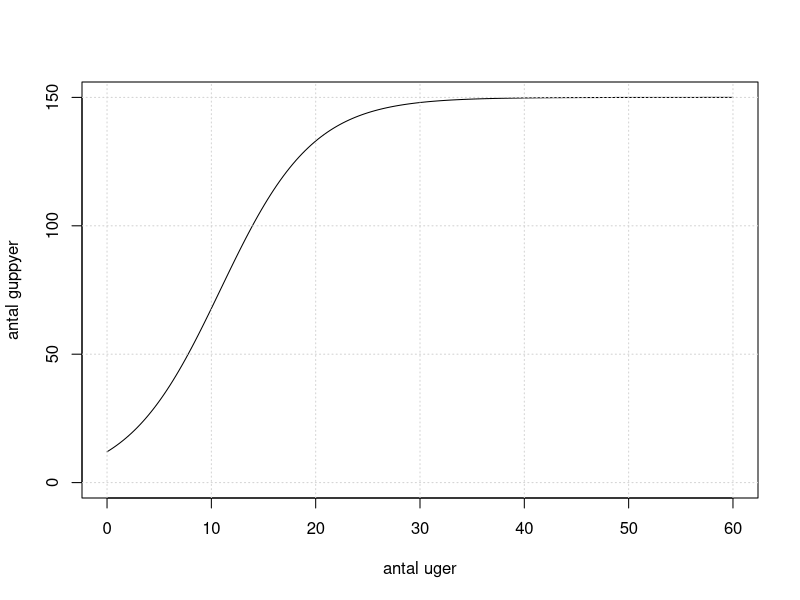
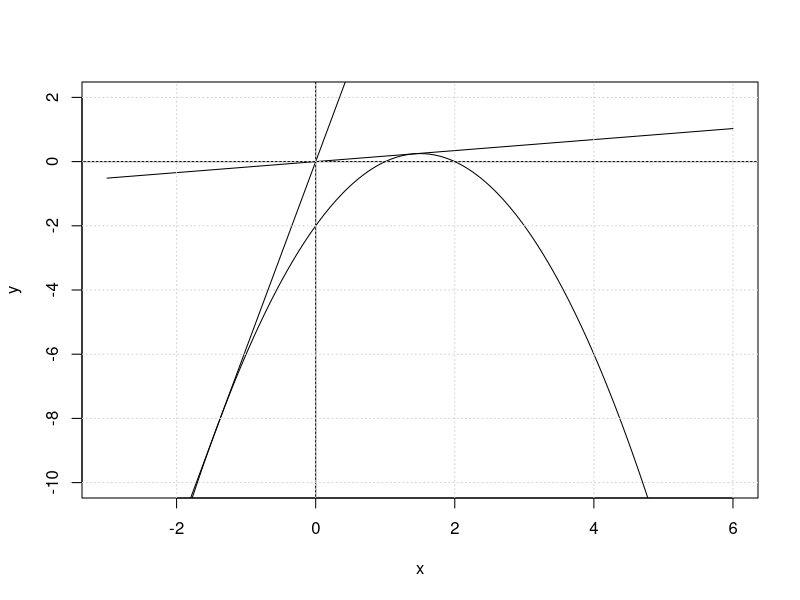

These charts were generated, in order, by the following R code:
## ---- chunk 1
   t = seq(0, 60, length = 200)
   func = function(t){150/(1+(11.5*exp(-0.225*t)))}
   p = sapply(t, FUN = func)

   plot(t, p, type='l', xlab = "antal uger", ylab = "antal guppyer", ylim = c(0, 150))
   grid()
## ---- chunk 2
   a1 = 5.82842712475
   a2 = 0.17157287525
   x = seq(-3, 6, length=200)
   func = function(x){-x^2+3*x-2}
   func1 = function(x){a1*x}
   func2 = function(x){a2*x}
   y = sapply(x, FUN=func)
   y1 = sapply(x, FUN=func1)
   y2 = sapply(x, FUN=func2)
   plot(x, y, type = 'l', ylim = c(-10, 2))
   lines(x, y1)
   lines(x, y2)
   abline(h=0)
   abline(v=0)
   grid()
